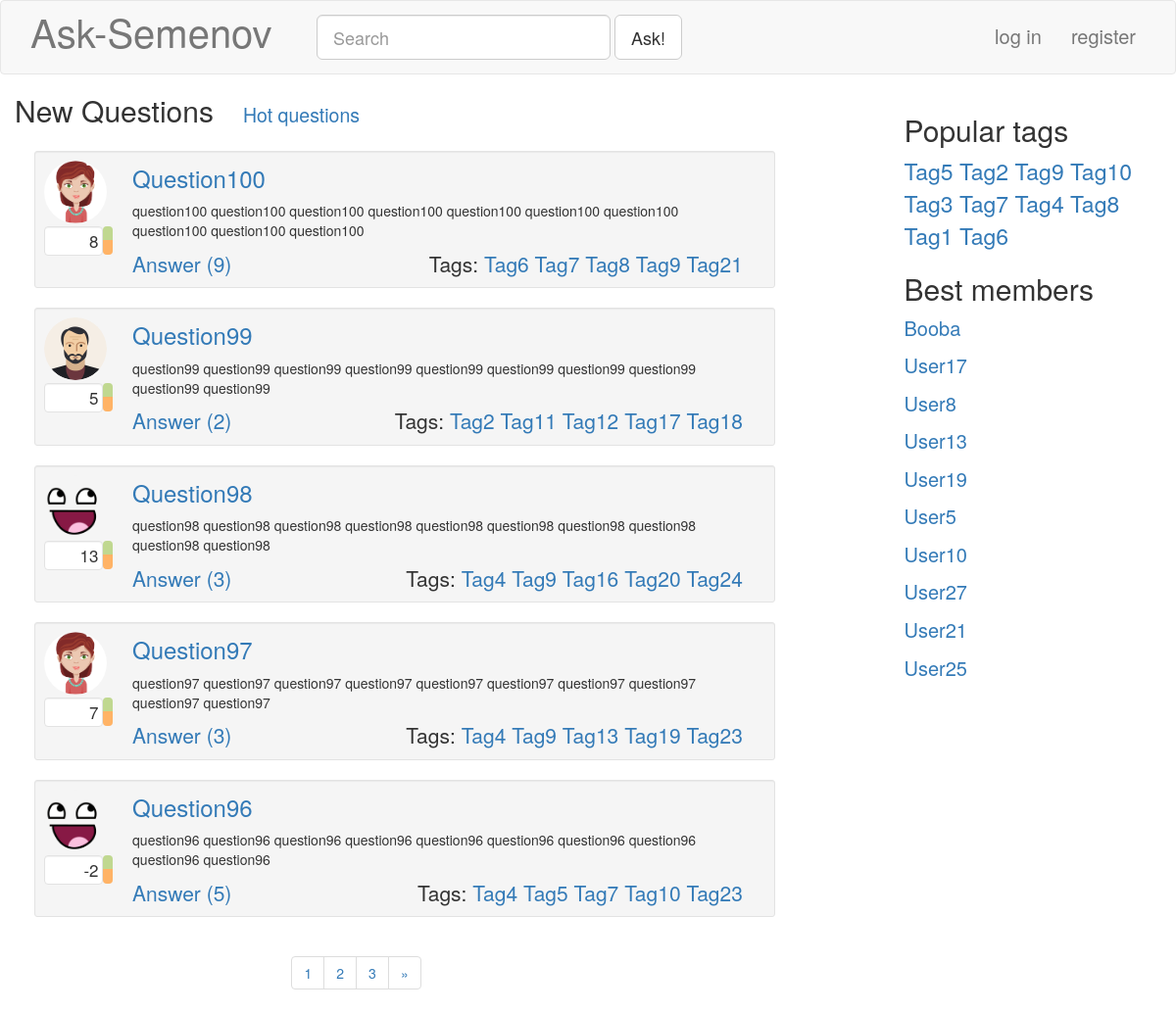
Before: / with the older database file.
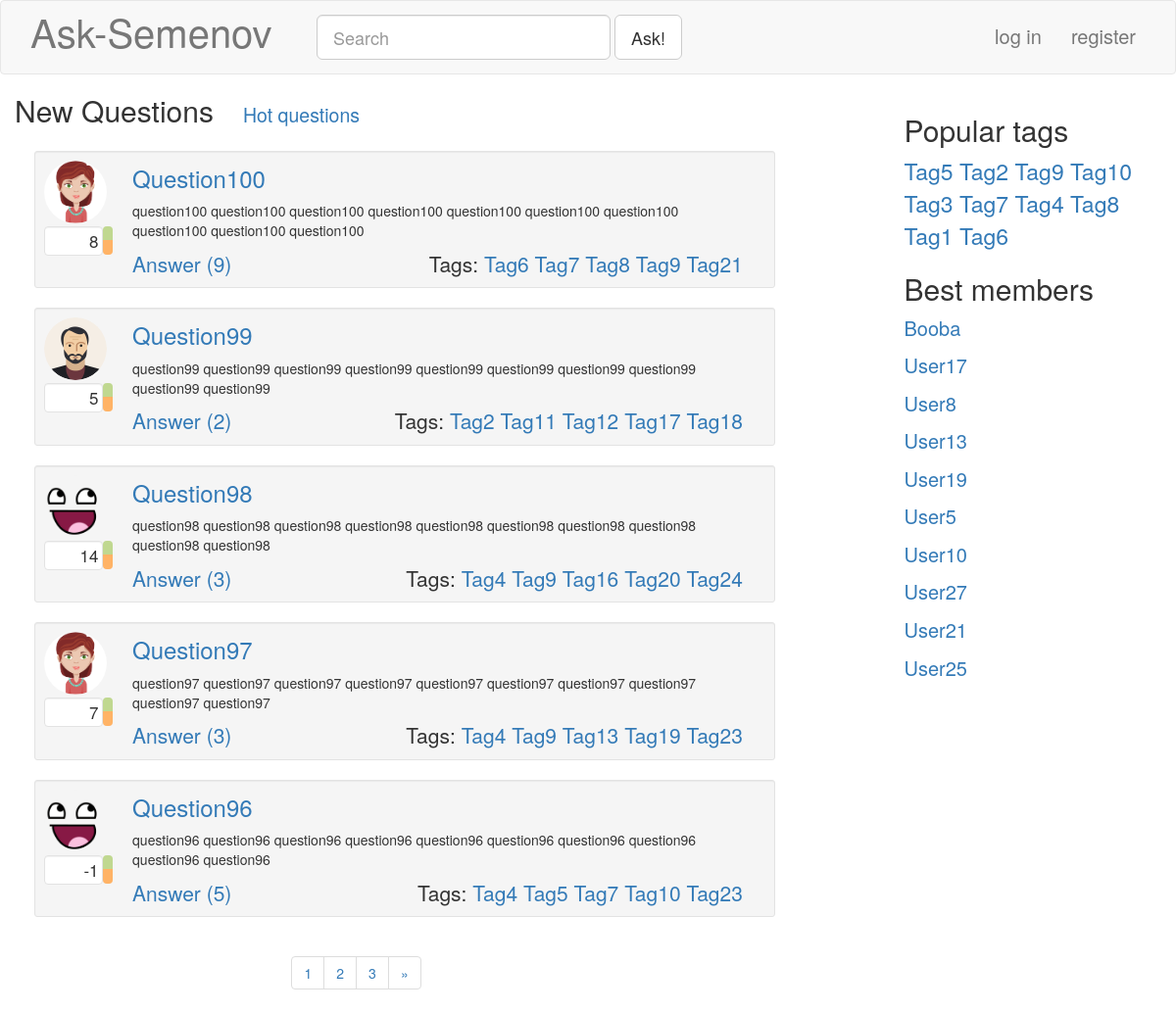
After: the same page with the newer database file.
### blog/models.py (models this page shows, shortened)
class Question( models.Model ):
	caption = models.CharField( null = False, blank = False, max_length = 100 )
	rating = models.IntegerField( null = False, default = 0 )
	text = models.TextField( null = False, blank = False )
	tags = models.ManyToManyField( 'Tag' )
	postDate = models.DateTimeField( null = False, blank = True, auto_now_add = True )
	author = models.ForeignKey( 'Profile', null = False, blank = False, on_delete = models.CASCADE )
	objects = QuestionManager()
	def answersCount( self ):
		return self.answer_set.count()
	class Meta:
		verbose_name = "Вопрос"
		verbose_name_plural = "Вопросы"

class Profile( models.Model ):
	user = models.OneToOneField( User, null = False, blank = False, on_delete = models.CASCADE )
	nickname = models.TextField( null = False, blank = False, max_length = 30 )
	image = models.ImageField( null = False, blank = True, upload_to = '', default = 'dummy.png', max_length = 100 )
	rating = models.IntegerField( null = False, default = 0 )
	objects = ProfileManager()
	class Meta:
		verbose_name = "Профиль"
		verbose_name_plural = "Профили"

### blog/views.py (the view)
# urls.py: url(r'^$', blogViews.mainPage, name="mainPage"),
def mainPage( request ):
	result = makeBase( request );
	questions = Question.objects.date_sorted()
	result[ 'questions' ], result[ 'pageNumbers' ] = Paginate( request, questions, 5 )
	return render( request, 'index.html', result )

### blog/models.py (called while the page is built)
	def rating_sorted( self ):
		return super( TagManager, self ).annotate( questionCount = models.Count( 'question' ) ).order_by( '-questionCount' )

	def __str__( self ):
		return str( self.caption )

	def date_sorted( self ):
		return super( QuestionManager, self ).order_by( '-postDate', '-rating' )

	def rating_sorted( self ):
		return super( ProfileManager, self ).order_by( '-rating' )

### blog/views.py (called while the page is built)
def makeBase( request ):
	result = {
		'hotTags': Tag.objects.rating_sorted()[:10],
		'bestMembers': Profile.objects.rating_sorted()[:10],
	}
	if ( request.user.is_authenticated ):
		result[ 'profile' ] = Profile.objects.get_by_login( request.user.username )
	else:
		result[ 'profile' ] = None
	return result

def Paginate( request, container, perPage ):
	paginator = Paginator( container, perPage )
	pageNumber = request.GET.get( 'page' ) #gets page from get parameters
	try:
		page = paginator.page( pageNumber )
	except PageNotAnInteger:
		page = paginator.page( 1 )
	except EmptyPage:
		page = paginator.page( paginator.num_pages )
	pageNumbers = []
	for i in range( -2, 3 ):
		if ( page.number + i ) in paginator.page_range:
			pageNumbers.append( page.number + i )
	return page, pageNumbers

### templates/index.html (shortened to what this page needs)
{% extends "base.html" %}
{% load static %}
{% block extras %}<link rel="stylesheet" href="{% static "css/questionlist.css" %}"> {% endblock %}
{% block customContentCaption %}
<div class="container-fluid">
  {% url 'hotQuestions' as hotQuestionsURL %}
	<h2>New Questions<small class="ask-questionListSubHeader"><a href="{{ hotQuestionsURL }}">Hot questions</a></small></h2>
</div>
{% endblock %}
{% block customContent %}
<div class="container-fluid">
	<div class="col-md-11 ask-questionList">
	{% for question in questions %}
	{% include "singlequestion.html" %}
	{% endfor %}
	</div>
</div>
<nav class="col-md-offset-4" aria-label="Page navigation">
  <ul class="pagination">
  {% for pageNumber in pageNumbers %}
    <li><a href="?page={{ pageNumber }}">{{ pageNumber }}</a></li>
  {% endfor %}
  {% if questions.has_next %}
    <li>
      <a href="?page={{ questions.next_page_number }}" aria-label="Next">
        <span aria-hidden="true">&raquo;</span>
      </a>
    </li>
  {% endif %}
  </ul>
</nav>
{% endblock %}

### templates/singlequestion.html
{% load static %}
<div id="question{{ question.id }}" class="well well-sm ask-questionListElement">
	<div class="media">
		<div class="media-left ask-questionListElementUserBlock">
			<a href="#">
				<img class="media-object img-circle ask-questionProfileImage" src="{{ question.author.image.url }}">
			</a>
			<div class="ask-questionRatingBlock">
				<div id="qrf{{ question.id }}" class="well pull-left text-right ask-questionRatingField">
					{{ question.rating }}
				</div>
				<div id="qrbg{{ question.id }}" class="btn-group-vertical pull-left ask-questionRatingButtonsGroup" role="group">
						<button type="button" class="btn ask-ratingButton ask-ratingUpButton"></button>
						<button type="button" class="btn ask-ratingButton ask-ratingDownButton"></button>
				</div>
			</div>
		</div>
		<div class="media-right ask-questionListElementQuestionBlock">
			{% url 'answer' question.id as questionURL %}
			<h3 class="ask-questionListElementCaption"><a href="{{ questionURL }}"> {{ question.caption }} </a></h3>
			<div><p> {{ question.text }} </p></div><br>
			<div class="ask-questionListElementBottomLine">
				{% url 'answer' question.id as questionURL %}
				<a class="lead" href="{{ questionURL }}">Answer ({{ question.answersCount }})</a>
				<span class="lead pull-right ask-questionListElementTags">
					Tags:
				{% for tag in question.tags.all %}
				{% url 'taggedQuestions' tag as taggedQuestionsUrl %}
					<a href="{{ taggedQuestionsUrl }}">{{ tag }}</a>
				{% endfor %}
				</span>
			</div>
		</div>
	</div>
</div>

Changed rows visible on the page:
changed Question "Question98": rating "13" → "14"
changed Question "Question96": rating "-2" → "-1"
